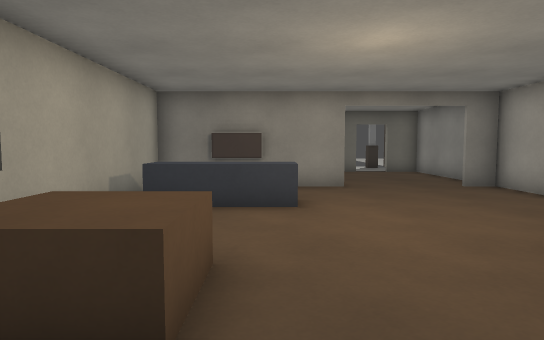
view 1 (above)

23 first-person views from a walk through a level from a Godot 3-D game. The camera is 1.2 m above the floor, tilts 4° down and sees 75° across. The floor is counted in squares, 1 m on a side. Each view is taken from the middle of a square. On the plan, view 1 faces up. The plan holds only what a view shows up to about 14 squares ahead; the rest is blank. The place goes on beyond the plan. Door leaves are left out where a doorway can be walked through.

view 2
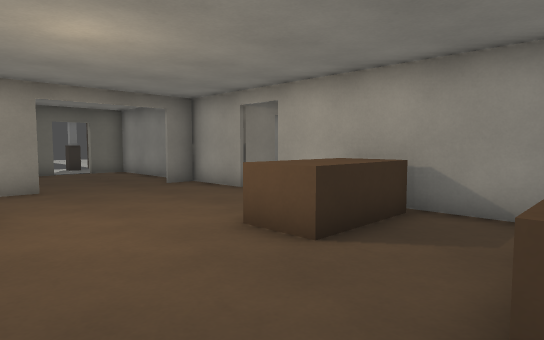

view 3
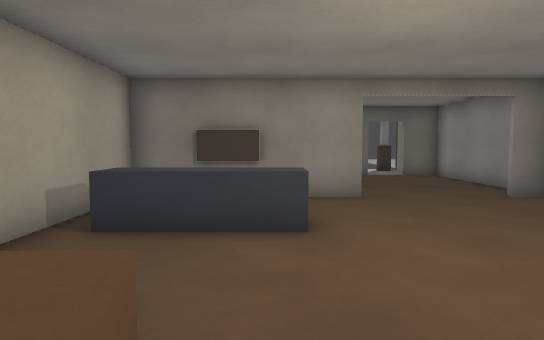

view 4
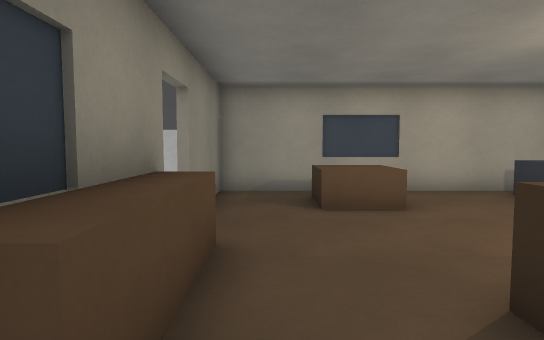

view 5
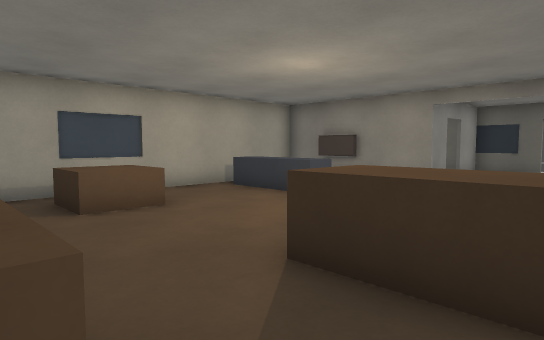

view 6
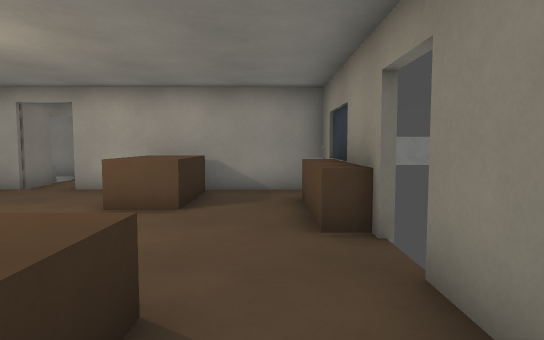

view 7
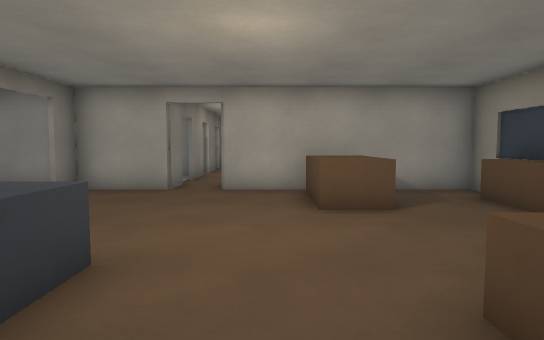

view 8
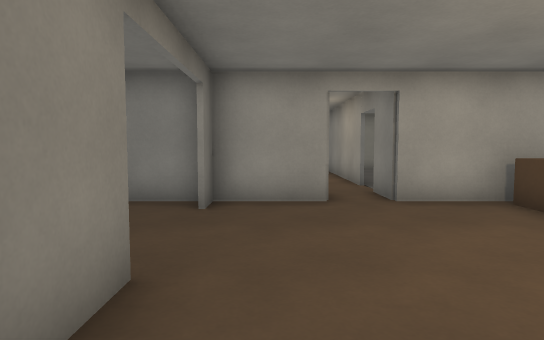

view 9
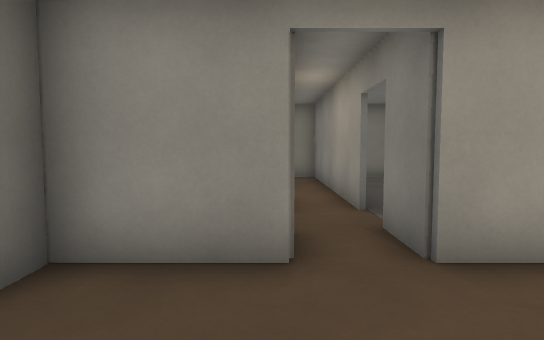

view 10
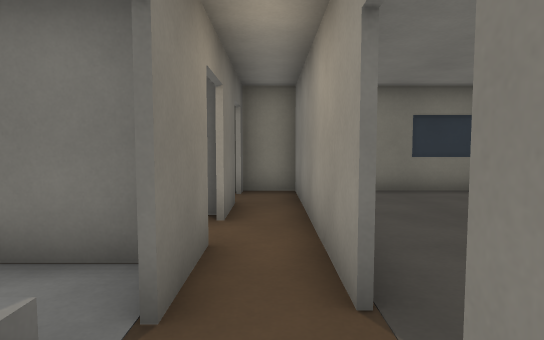

view 11
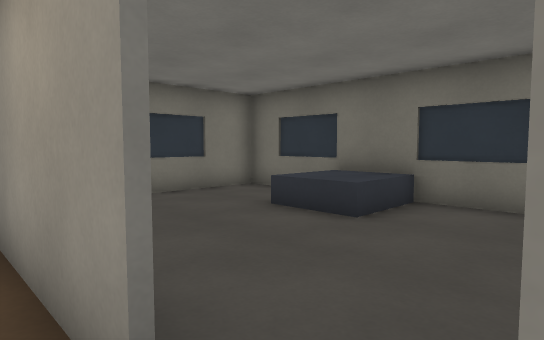

view 12
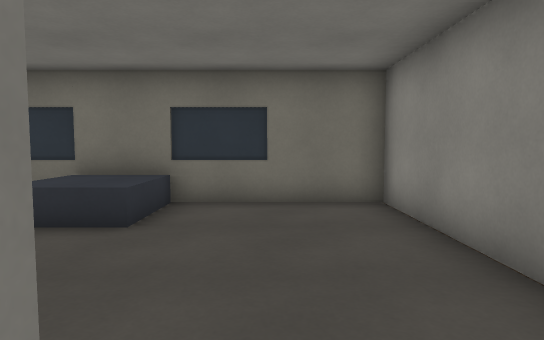

view 13
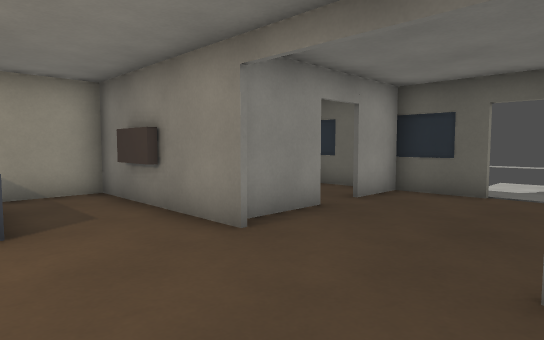

view 14
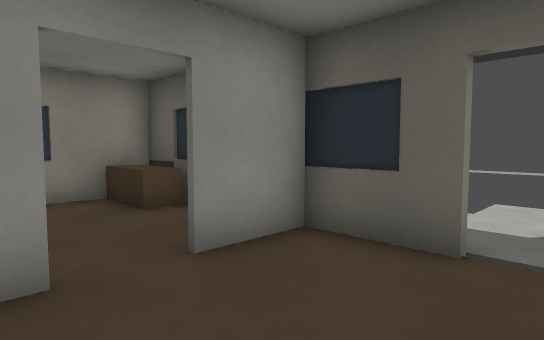

view 15
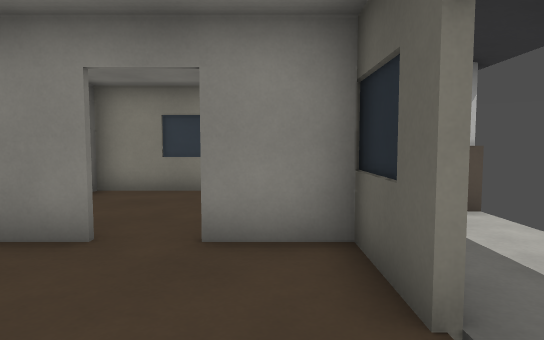

view 16
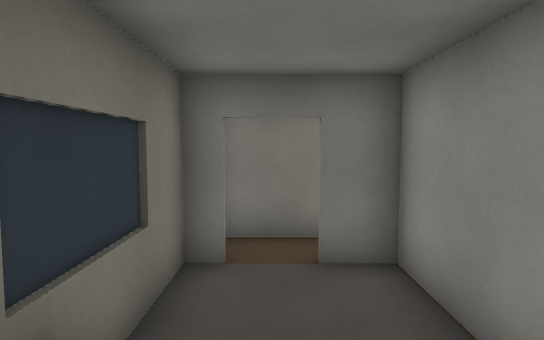

view 17
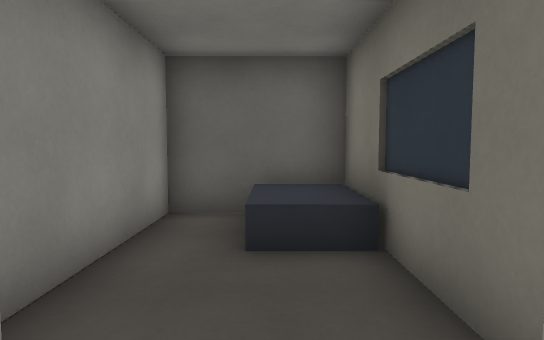

view 18
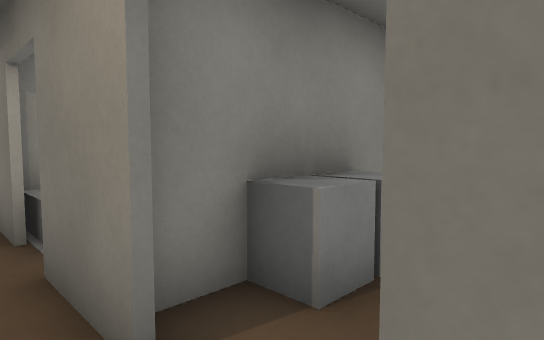

view 19
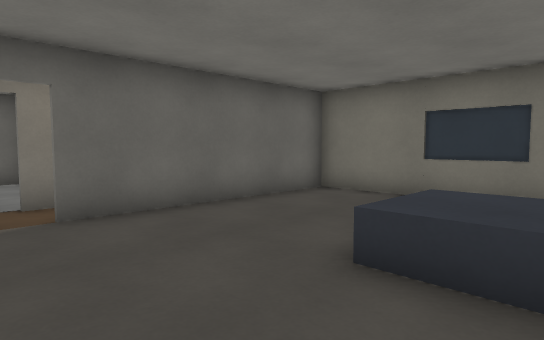

view 20
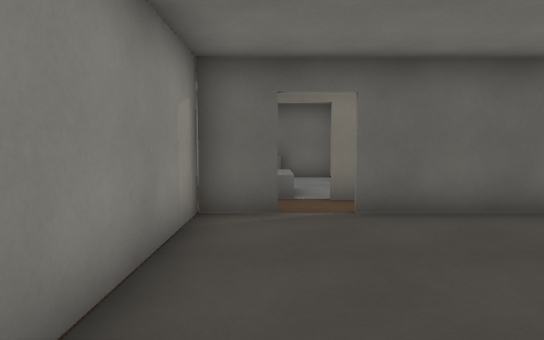

view 21
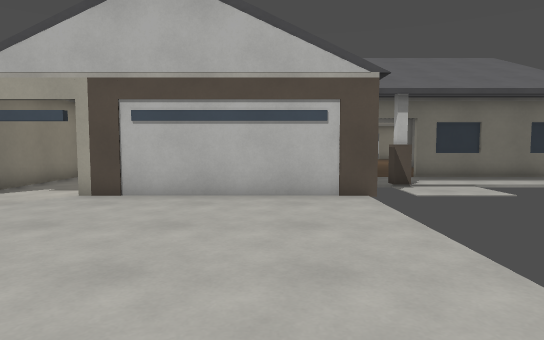

view 22
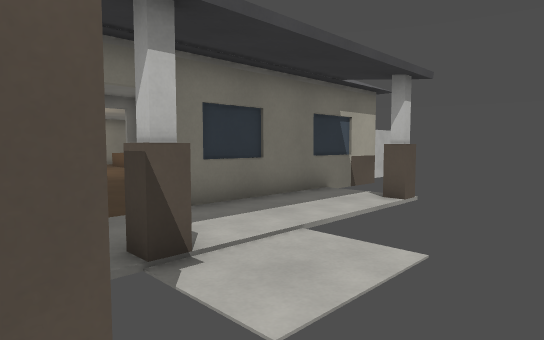

view 23
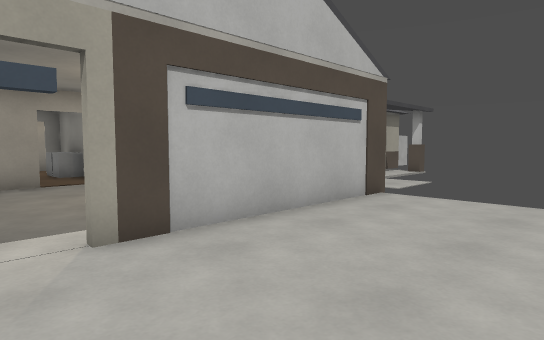

### Floor plan
Key: @ floor where view 1 was taken; # wall or solid block; x gap in a wall; . main floor; : floor 0.5 m higher than the main floor; / step, stairs or slope; D open door; ^ raised ledge; B block; C column; O other object.
Columns run from 6 left of view 1 to 17 right of it. Each row starts with its distance up from view 1.
 29                .
 28
 27              .....
 26              ......
 25              ......  .
 24              .......
 23              ........
 22              .........
 21              .......DD
 20           ..##OOO###DDD#
 19      ##   .##      ....#
 18      CC....C.      ....#
 17       ......       ..
 16   ########xD##    ...
 15 OOOBB...#....#    ...
 14   #..........#    ..^^^
 13   #..........####O.##//#
 12   #.....#....#^..O.#.:/#
 11   #...  #....# ..B.#.//#
 10   #######...## ..B.#...#
  9   #..........# ..B.#...#
  8   #..........#..##.##.##
  7   #.OOO................#
  6   #..........##.########
  5   #..........#.........#
  4   #.......^^^#.........#
  3   #.BB....^^^#.........#
  2   #.BB.......#...OOO...#
  1   #..........#...OOO...#
  0   #...@.^^^^.#...OOO...#
 -1   ####x ################

Positions as (right, up) in squares from view 1, and headings:
1: (0, 0), facing up
2: (0, 0), facing up-right
3: (0, 2), facing up
4: (6, 1), facing left
5: (6, 0), facing up-left
6: (-3, 1), facing right
7: (-3, 5), facing right
8: (-1, 9), facing right
9: (3, 8), facing right
10: (7, 7), facing right
11: (8, 7), facing down-right
12: (9, 7), facing down
13: (6, 7), facing up-left
14: (5, 12), facing up-left
15: (6, 15), facing left
16: (15, 13), facing down
17: (15, 7), facing up
18: (13, 7), facing up-left
19: (8, 0), facing up-right
20: (8, 0), facing up
21: (9, 29), facing down
22: (7, 22), facing down-left
23: (15, 25), facing down-left
